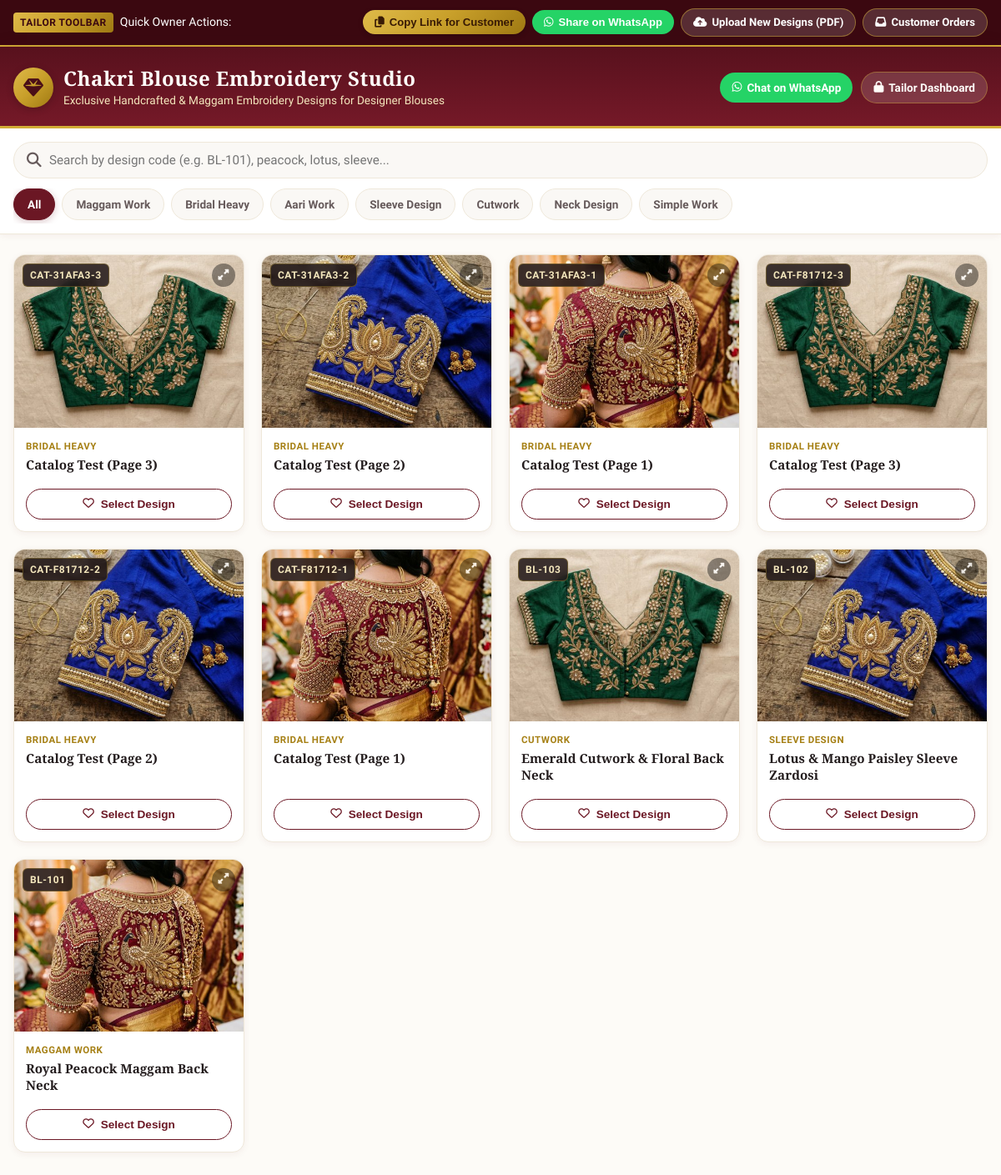
The app's page /catalog, older data.
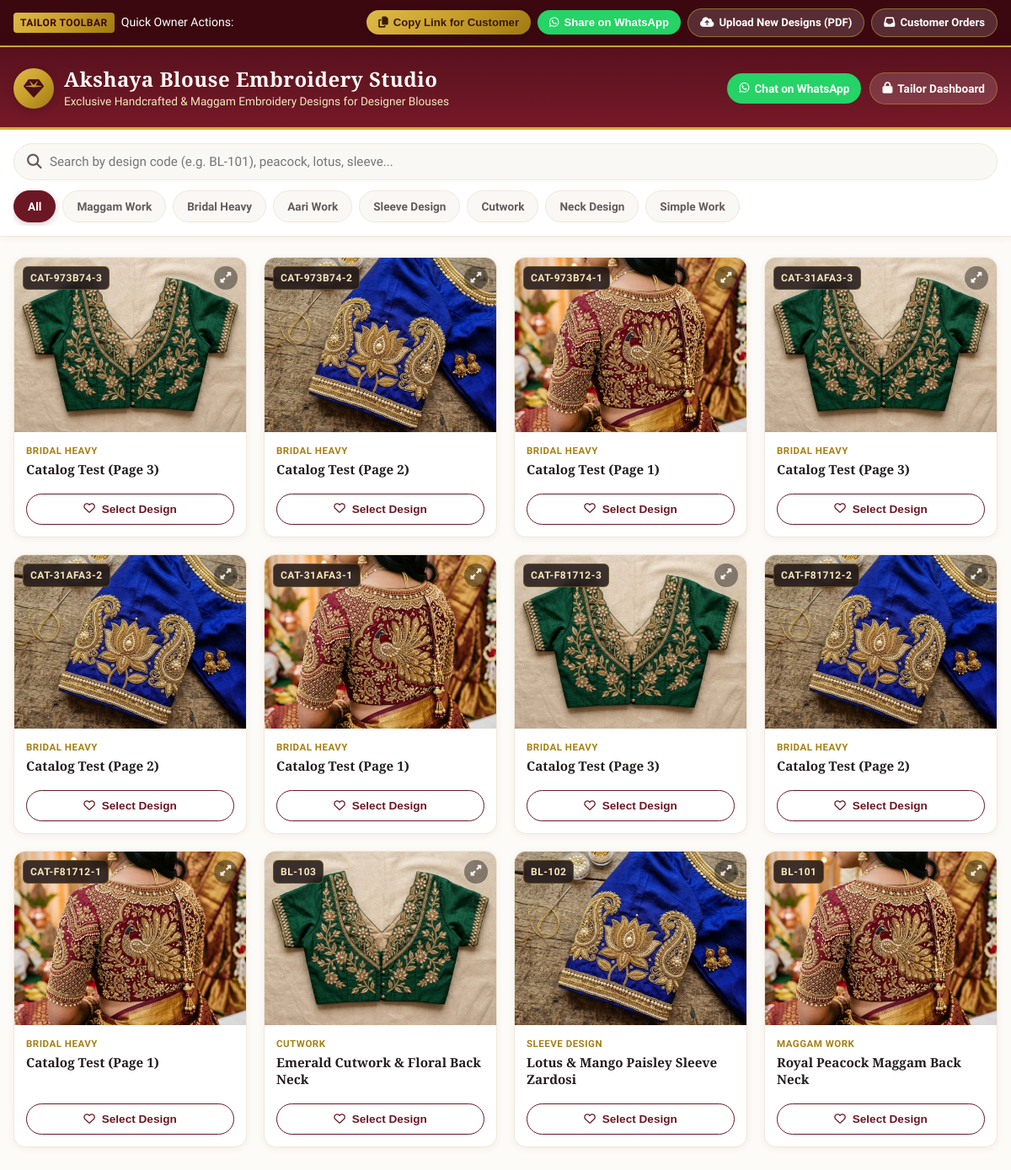
The same page, newer data.
### tables this page shows
CREATE TABLE settings (
        key TEXT PRIMARY KEY,
        value TEXT NOT NULL
    );

CREATE TABLE designs (
        id INTEGER PRIMARY KEY AUTOINCREMENT,
        code TEXT NOT NULL UNIQUE,
        title TEXT NOT NULL,
        category TEXT NOT NULL,
        description TEXT,
        image_path TEXT NOT NULL,
        thumb_path TEXT NOT NULL,
        pdf_source TEXT,
        pdf_page INTEGER,
        tags TEXT,
        is_active INTEGER DEFAULT 1,
        created_at TIMESTAMP DEFAULT CURRENT_TIMESTAMP
    );

### app.py (the view)
@app.get("/", response_class=HTMLResponse)
@app.get("/catalog", response_class=HTMLResponse)
async def view_catalog(request: Request, category: Optional[str] = None):
    settings = db.get_settings()
    designs = db.get_all_designs(category=category, only_active=True)
    categories = ["All", "Maggam Work", "Bridal Heavy", "Aari Work", "Sleeve Design", "Cutwork", "Neck Design", "Simple Work"]
    return templates.TemplateResponse(request, "catalog.html", {
        "settings": settings,
        "designs": designs,
        "categories": categories,
        "current_category": category or "All",
        "base_url": get_base_url(request)
    })

### templates/catalog.html (shortened to what this page needs)
<!DOCTYPE html>
<html lang="en">
<head>
  <link rel="stylesheet" href="https://cdnjs.cloudflare.com/ajax/libs/font-awesome/6.5.1/css/all.min.css">
  <link rel="stylesheet" href="/static/css/style.css">
</head>
<body>
  <div style="background: #3B0810; color: #F4E7BD; padding: 10px 0; border-bottom: 2px solid var(--gold); font-size: 0.88rem; box-shadow: 0 2px 8px rgba(0,0,0,0.15);">
    <div class="container" style="display: flex; justify-content: space-between; align-items: center; flex-wrap: wrap; gap: 10px;">
      <div style="display: flex; align-items: center; gap: 8px;">
        <span style="background: var(--gold-gradient); color: #3B0810; font-weight: 800; font-size: 0.75rem; padding: 3px 8px; border-radius: 4px; letter-spacing: 0.5px;">TAILOR TOOLBAR</span>
        <span style="color: #FFF; font-weight: 500;">Quick Owner Actions:</span>
      </div>
      <div style="display: flex; gap: 8px; align-items: center; flex-wrap: wrap;">
        <button onclick="copyCustomerCatalogUrl()" style="background: var(--gold-gradient); color: #381A05; border: none; padding: 7px 14px; border-radius: 20px; font-weight: 700; font-size: 0.82rem; cursor: pointer; display: flex; align-items: center; gap: 6px; box-shadow: 0 2px 6px rgba(0,0,0,0.2);">
          <i class="fa-solid fa-copy"></i> Copy Link for Customer
        </button>
        <button onclick="shareDirectWhatsApp()" style="background: #25D366; color: #FFF; border: none; padding: 7px 14px; border-radius: 20px; font-weight: 700; font-size: 0.82rem; cursor: pointer; display: flex; align-items: center; gap: 6px;">
          <i class="fa-brands fa-whatsapp"></i> Share on WhatsApp
        </button>
        <a href="/admin#uploadTab" style="background: rgba(255,255,255,0.15); color: #FFF; border: 1px solid rgba(212,175,55,0.5); text-decoration: none; padding: 6px 14px; border-radius: 20px; font-weight: 600; font-size: 0.82rem; display: flex; align-items: center; gap: 6px;">
          <i class="fa-solid fa-cloud-arrow-up"></i> Upload New Designs (PDF)
        </a>
        <a href="/admin#ordersTab" style="background: rgba(255,255,255,0.15); color: #FFF; border: 1px solid rgba(212,175,55,0.5); text-decoration: none; padding: 6px 14px; border-radius: 20px; font-weight: 600; font-size: 0.82rem; display: flex; align-items: center; gap: 6px;">
          <i class="fa-solid fa-inbox"></i> Customer Orders
        </a>
      </div>
    </div>
  </div>
  <header class="boutique-header">
    <div class="container">
      <div class="header-top">
        <div class="brand-wrapper">
          <div class="brand-icon">
            <i class="fa-solid fa-gem"></i>
          </div>
          <div>
            <h1 class="brand-name">{{ settings.business_name }}</h1>
            <p class="brand-tagline">{{ settings.tagline }}</p>
          </div>
        </div>
        <div class="header-actions">
          {% if settings.whatsapp_number %}
          <a href="https://wa.me/{{ settings.whatsapp_number }}?text=Hello!%20I%20want%20to%20inquire%20about%20blouse%20embroidery%20designs"
             target="_blank" class="btn-header btn-whatsapp-header">
            <i class="fa-brands fa-whatsapp"></i> Chat on WhatsApp
          </a>
          {% endif %}
          <a href="/admin" class="btn-header btn-admin-header">
            <i class="fa-solid fa-lock"></i> Tailor Dashboard
          </a>
        </div>
      </div>
    </div>
  </header>
  <section class="filter-section">
    <div class="container">
      <div class="search-box-wrapper">
        <i class="fa-solid fa-magnifying-glass search-icon"></i>
        <input type="text" id="searchInput" class="search-input" placeholder="Search by design code (e.g. BL-101), peacock, lotus, sleeve..." autocomplete="off">
      </div>
      <div class="category-scroll" id="categoryContainer">
        {% for cat in categories %}
        <div class="cat-pill {% if cat == current_category %}active{% endif %}" data-category="{{ cat }}">
          {{ cat }}
        </div>
        {% endfor %}
      </div>
    </div>
  </section>
  <main class="container">
    <div class="catalog-grid" id="catalogGrid">
      {% for design in designs %}
      <div class="design-card"
           data-id="{{ design.id }}"
           data-code="{{ design.code }}"
           data-title="{{ design.title }}"
           data-category="{{ design.category }}"
           data-tags="{{ design.tags }}"
           data-image="/{{ design.image_path }}"
           data-thumb="/{{ design.thumb_path }}">
        <div class="card-image-wrap" onclick="openZoomModal('{{ design.id }}')">
          <img src="/{{ design.thumb_path }}" alt="{{ design.title }}" class="card-img" loading="lazy">
          <span class="badge-code">{{ design.code }}</span>
          <span class="zoom-hint"><i class="fa-solid fa-up-right-and-down-left-from-center"></i></span>
        </div>
        <div class="card-content">
          <div>
            <div class="card-category">{{ design.category }}</div>
            <h3 class="card-title">{{ design.title }}</h3>
          </div>
          <div class="card-actions">
            <button class="btn-select" onclick="toggleSelectDesign('{{ design.id }}')">
              <i class="fa-regular fa-heart select-icon"></i>
              <span class="select-text">Select Design</span>
            </button>
          </div>
        </div>
      </div>
      {% endfor %}
    </div>
  </main>
</body>
</html>

Row changes from the older to the newer data that the page shows:
changed settings: business_name "Chakri Blouse Embroidery Studio" → "Akshaya Blouse Embroidery Studio"
added designs: thumb_path (picture), code "CAT-973B74-3", category "BRIDAL HEAVY", title "Catalog Test (Page 3)"
added designs: thumb_path (picture), code "CAT-973B74-2", category "BRIDAL HEAVY", title "Catalog Test (Page 2)"
added designs: thumb_path (picture), code "CAT-973B74-1", category "BRIDAL HEAVY", title "Catalog Test (Page 1)"
